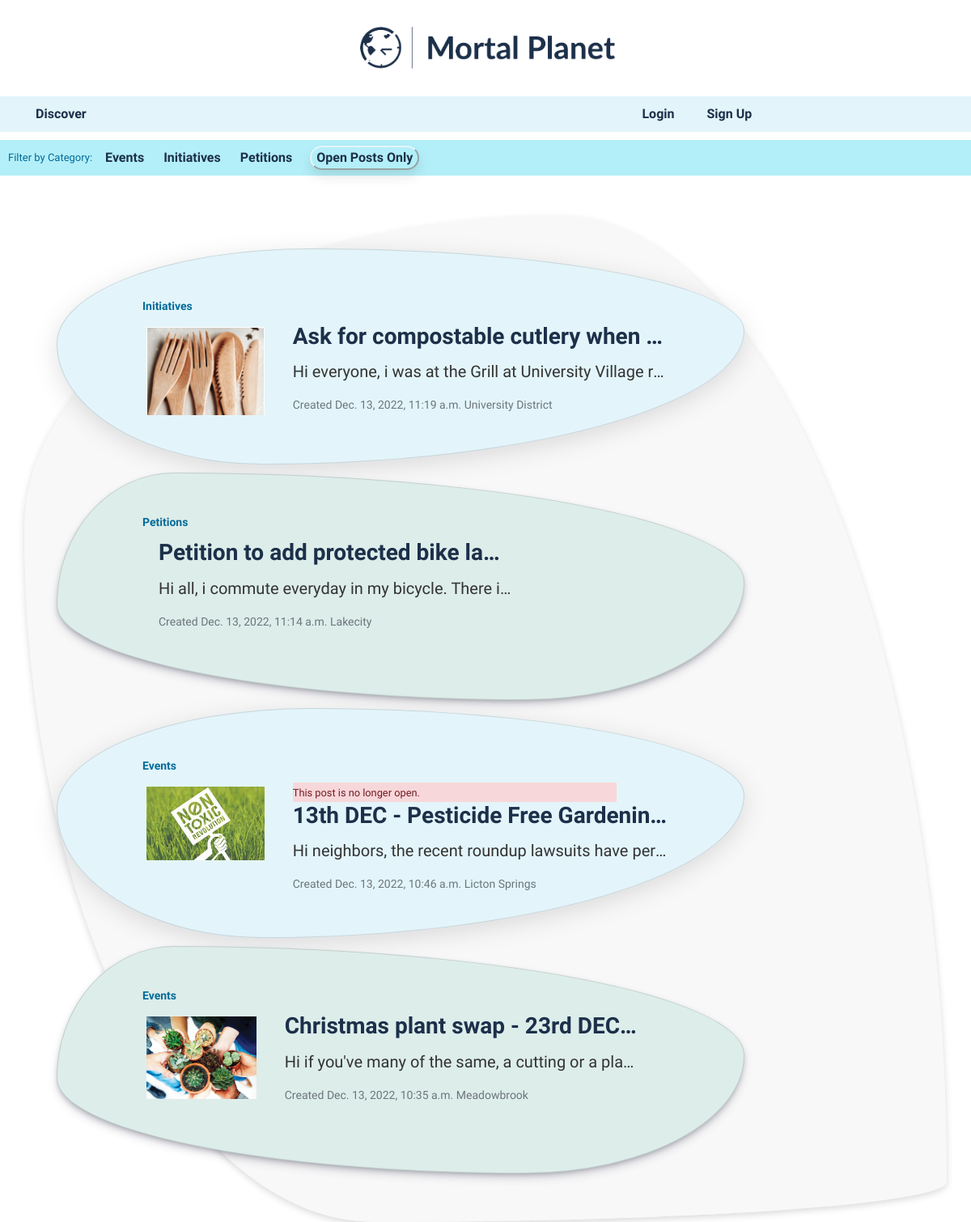
Page /engage on the committed database.
### mortalplanet/models.py (models this page shows)
class Category(models.Model):
    class Meta:
        verbose_name_plural = "categories"
    name = models.CharField(max_length=255)
    share = models.BooleanField(default=True)
    def __str__(self):
        return self.name

class Post(models.Model):
    open = models.BooleanField(default=True)
    category = models.ForeignKey("Category", on_delete=models.SET_NULL, blank=True, null=True)
    location = models.ForeignKey("Location",on_delete=models.SET_NULL, blank=True, null=True)
    creation_time = models.DateTimeField(auto_now_add=True)
    description = models.TextField(blank=True)
    image = models.ImageField(upload_to='PostImages',null=True,blank=True)
    poster = models.ForeignKey("User", on_delete=models.CASCADE, related_name="posts")
    title = models.CharField(max_length=255)

class Location(models.Model):
    class Meta:
        verbose_name_plural = "locations"
    area = models.CharField(max_length=255)
    def __str__(self):
        return self.area

### mortalplanet/views.py (the view)
# urls.py: path("engage", views.engage, name="engage"),
def engage(request):
    post = Post.objects.filter(category__in=[4,5,6]).order_by("-creation_time")
    return render(request, "mortalplanet/engage.html", {
       "categories": Category.objects.filter(share=False),
       "posts":post,
    })

### mortalplanet/templates/mortalplanet/engage.html (shortened to what this page needs)
{% extends "mortalplanet/layout.html" %}
{% load static %}
{% block body %}
<ul class="nav sub-nav">
    <p>Filter by Category:</p> &nbsp;
    {% for category in categories %}
    <li>
        <a class="nav-link" href="{% url 'category' category.id%}">
            {{category}}
        </a>
    </li>
    {% endfor %}
    <li>
        <button id="open-toggle"> Open Posts Only</button>
    </li>
</ul>
<div id="all-posts-view" class="posts-view container">
    {% for post in posts %}
    <div class="card card-block">
        <small class="post-category heading-five">{{post.category}}</small>
        <a href="{% url 'post' post.id %}">
            <div class="row no-gutters">
                {% if post.image%}
                <div class="col-3">
                    <img src="{{post.image.url }}" class="card-img" alt="{{ post.title }}">
                </div>
                {% endif %}
                <div class="col-9">
                    <div class="card-body">
                        {% if not post.open %}
                        <div class="alert-danger">
                            <small>This post is no longer open.</small>
                        </div>
                        {% endif %}
                        <h5 class="card-title heading-two">
                            {{ post.title }}
                        </h5>
                        <p class="card-text card-text-description paragraph-three">{{ post.description }}</p>
                        <p class="card-text paragraph-five text-muted">Created {{ post.creation_time }}
                                {{post.location}}</p>
                    </div>
                </div>
            </div>
        </a>
    </div>
    {% empty %}
    NO POSTS FOR THIS TOPIC
    {% endfor %}
</div>
{% endblock %}

### mortalplanet/static/mortalplanet/style.css (style rules this page uses)
body { font-family: 'Titillium Web', sans-serif; }
.nav.sub-nav { max-height: 46px; align-items: center; }
.nav.sub-nav p { margin: 0px; color: #046B99; font-size: small; }
.nav.sub-nav a { font-weight: 600; max-height: 46px; padding: 10px; }
.sub-nav { background-color: #B3EFF8; margin: 10px 0px; padding: 0px 10px; }
.sub-nav a { margin: 0px 2px; color: #1C304A; }
.sub-nav button { font-weight: 600; background-color: #B3EFF8; color: #1C304A; border-color: #E3F5FA; border-radius: 45px; box-shadow: 0px 8px 15px rgba(0, 0, 0, 0.1); margin: 0px 10px; }
.posts-view.container { margin-top: 50px; padding: 30px; padding-bottom: 50px; background-color: rgba(243, 243, 243, .6); border-radius: 58% 42% 62% 38% / 31% 96% 4% 69%; box-shadow: rgba(0, 0, 0, 0.15) 0px 3px 8px; }
.card-text-description { max-width: 500px; max-height: 150px; overflow: hidden; white-space: nowrap; text-overflow: ellipsis; }
.card-title { max-width: 500px; max-height: 200px; overflow: hidden; white-space: nowrap; text-overflow: ellipsis; }
.card-block:nth-child(odd) { padding: 55px 85px 50px 100px; background-color: #E3F5FA; border-radius: 37% 63% 70% 30% / 44% 38% 62% 56%; box-shadow: rgba(100, 100, 111, 0.2) 0px 7px 29px 0px; }
.card-block:nth-child(even) { padding: 45px 125px 80px 100px; background-color: #ddedea; border-radius: 17% 83% 32% 68% / 58% 48% 52% 42%; box-shadow: rgba(50, 50, 93, 0.25) 0px 6px 12px -2px, rgba(0, 0, 0, 0.3) 0px 3px 7px -3px; }
.card-block { display: flex; justify-content: center; width: 850px; max-height: 300px; margin: 10px; }
.card-block img { display: block; padding: 10px 10px 10px 10px; max-height: 200px; max-width: 100%; width: auto; height: auto; }
.card-body { margin-left: 20px; padding: 5px !important; }
.card-body .alert-danger { max-width: 400px; }
.heading-five { padding: 5px; color: #046B99; font-size: 14px; font-weight: 600; }
.heading-two { font-size: 28px; font-weight: 600; color: #1C304A; }
.paragraph-three { font-size: 20px; font-weight: 400; color: #333333; }
.paragraph-five { font-size: 14px; font-weight: 400; color: #333333; }

### rows in the picture
Category: name "Events"
Category: name "Initiatives"
Category: name "Petitions"
Post: category "Initiatives", image (picture), title "Ask for compostable cutlery when…", description "Hi everyone, i was at the Grill at University Village r…", creation_time "Dec. 13, 2022, 11:19 a.m.", location "University District"
Post: category "Petitions", title "Petition to add protected bike la…", description "Hi all, i commute everyday in my bicycle. There i…", creation_time "Dec. 13, 2022, 11:14 a.m.", location "Lakecity"
Post: category "Events", image (picture), open "This post is no longer open.", title "13th DEC - Pesticide Free Gardenin…", description "Hi neighbors, the recent roundup lawsuits have per…", creation_time "Dec. 13, 2022, 10:46 a.m.", location "Licton Springs"
Post: category "Events", image (picture), title "Christmas plant swap - 23rd DEC…", description "Hi if you've many of the same, a cutting or a pla…", creation_time "Dec. 13, 2022, 10:35 a.m.", location "Meadowbrook"
